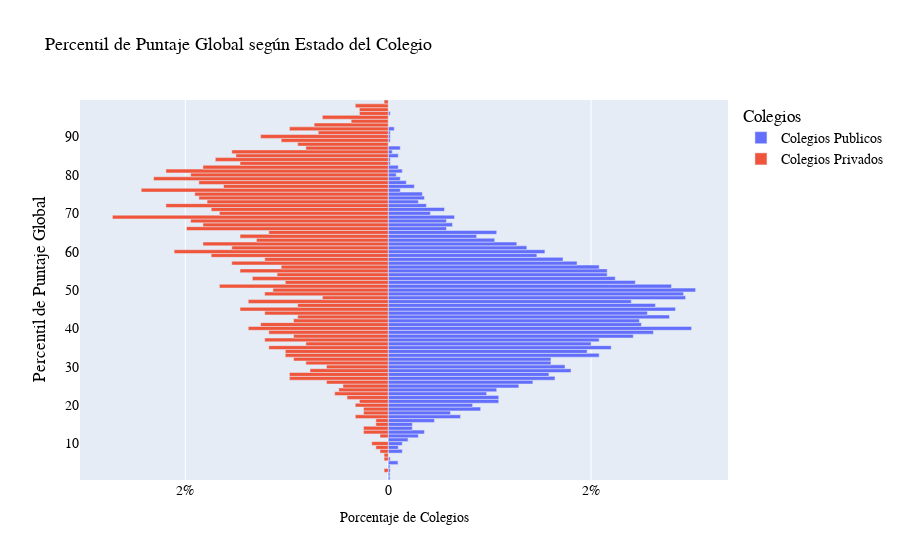

Notebook code cell kept with this figure:
### Code cell
import plotly.graph_objects as gp

puntaje = pyramid_data['PERCENTIL_GLOBAL']
x_publico = pyramid_data['pub_perc']
x_privado = pyramid_data['pri_perc'] * -1


# Creating instance of the figure
fig = gp.Figure()
  
# Adding cole_publico data to the figure
fig.add_trace(gp.Bar(y= puntaje, x = x_publico, 
                     name = 'Colegios Publicos', 
                     orientation = 'h'))
  
# Adding cole_privado data to the figure
fig.add_trace(gp.Bar(y = puntaje, x = x_privado,
                     name = 'Colegios Privados', orientation = 'h'))
  
# Updating the layout for our graph
fig.update_layout(title = 'Percentil de Puntaje Global según Estado del Colegio',
                 title_font_size = 18, barmode = 'relative',
                 bargap = 0.0, bargroupgap = 0,
                 xaxis = dict(tickvals = [-10, -8, -6, -4, -2,
                                          0, 2, 4, 6, 8, 10],
                                
                              ticktext = ['10%', '8%', '6%', '4%', '2%', '0', 
                                          '2%', '4%', '6%', '8%', '10%'],
                                
                              title = 'Porcentaje de Colegios',
                              title_font_size = 14)
                 )

fig.update_layout(
    yaxis_title="Percentil de Puntaje Global",
    legend_title="Colegios",
    font=dict(
        family="Arial",
        size=14,
        color="Black")
)

fig.show()

### Figure 1 — Plotly figure (JSON) as saved in the notebook; plotly's stock layout.template omitted (floating-point values rounded to 4 significant figures)
{"data": [{"name": "Colegios Publicos", "orientation": "h", "type": "bar", "x": [0.01981, 0.01981, 0.01981, 0.01981, 0.09903, 0.01981, 0, 0.1386, 0.09903, 0.1386, 0.1981, 0.2971, 0.3565, 0.2377, 0.2377, 0.4555, 0.713, 0.614, 0.9111, 0.8318, 1.089, 1.089, 0.9705, 1.07, 1.287, 1.426, 1.644, 1.584, 1.802, 1.743, 1.604, 1.604, 2.08, 1.961, 2.198, 2.0, 2.08, 2.416, 2.614, 2.991, 2.496, 2.476, 2.773, 2.555, 2.832, 2.634, 2.397, 2.931, 2.911, 3.03, 2.793, 2.436, 2.238, 2.159, 2.159, 2.08, 1.862, 1.723, 1.466, 1.545, 1.367, 1.268, 1.05, 0.8715, 1.07, 0.5744, 0.6338, 0.5744, 0.6536, 0.4159, 0.5546, 0.3763, 0.2971, 0.3565, 0.3367, 0.1188, 0.2575, 0.1783, 0.1188, 0.07922, 0.1386, 0.09903, 0.01981, 0.01981, 0.09903, 0.03961, 0.1188, 0, 0.01981, 0.01981, 0.01981, 0.05942, 0, 0, 0, 0.01981, 0, 0, 0], "y": [1, 2, 3, 4, 5, 6, 7, 8, 9, 10, 11, 12, 13, 14, 15, 16, 17, 18, 19, 20, 21, 22, 23, 24, 25, 26, 27, 28, 29, 30, 31, 32, 33, 34, 35, 36, 37, 38, 39, 40, 41, 42, 43, 44, 45, 46, 47, 48, 49, 50, 51, 52, 53, 54, 55, 56, 57, 58, 59, 60, 61, 62, 63, 64, 65, 66, 67, 68, 69, 70, 71, 72, 73, 74, 75, 76, 77, 78, 79, 80, 81, 82, 83, 84, 85, 86, 87, 88, 89, 90, 91, 92, 93, 94, 95, 96, 97, 98, 99]}, {"name": "Colegios Privados", "orientation": "h", "type": "bar", "x": [0, 0, -0.04058, 0, 0, -0.04058, -0.04058, -0.08117, -0.1218, -0.1623, 0, -0.08117, -0.2435, -0.2435, -0.1218, -0.1218, -0.3247, -0.2435, -0.2435, -0.3247, -0.2841, -0.4058, -0.5276, -0.487, -0.4464, -0.6088, -0.974, -0.974, -0.7711, -0.6088, -0.8117, -0.9334, -1.015, -1.015, -1.177, -0.8117, -1.218, -0.9334, -1.177, -1.38, -1.258, -0.9334, -0.8929, -1.218, -1.461, -0.8929, -1.38, -0.6494, -1.218, -1.136, -1.664, -1.015, -1.339, -1.096, -1.461, -1.055, -1.542, -1.218, -1.745, -2.11, -1.542, -1.826, -1.299, -1.461, -1.177, -1.989, -1.826, -1.948, -2.719, -1.664, -1.745, -2.192, -1.786, -1.867, -1.907, -2.435, -1.623, -1.867, -2.313, -1.948, -2.192, -1.826, -1.461, -1.705, -1.502, -1.542, -0.8117, -0.8929, -1.055, -1.258, -0.6899, -0.974, -0.7305, -0.3653, -0.6494, -0.2841, -0.2841, -0.3247, -0.04058], "y": [1, 2, 3, 4, 5, 6, 7, 8, 9, 10, 11, 12, 13, 14, 15, 16, 17, 18, 19, 20, 21, 22, 23, 24, 25, 26, 27, 28, 29, 30, 31, 32, 33, 34, 35, 36, 37, 38, 39, 40, 41, 42, 43, 44, 45, 46, 47, 48, 49, 50, 51, 52, 53, 54, 55, 56, 57, 58, 59, 60, 61, 62, 63, 64, 65, 66, 67, 68, 69, 70, 71, 72, 73, 74, 75, 76, 77, 78, 79, 80, 81, 82, 83, 84, 85, 86, 87, 88, 89, 90, 91, 92, 93, 94, 95, 96, 97, 98, 99]}], "layout": {"bargap": 0, "bargroupgap": 0, "barmode": "relative", "font": {"color": "Black", "family": "Arial", "size": 14}, "legend": {"title": {"text": "Colegios"}}, "title": {"font": {"size": 18}, "text": "Percentil de Puntaje Global según Estado del Colegio"}, "xaxis": {"ticktext": ["10%", "8%", "6%", "4%", "2%", "0", "2%", "4%", "6%", "8%", "10%"], "tickvals": [-10, -8, -6, -4, -2, 0, 2, 4, 6, 8, 10], "title": {"font": {"size": 14}, "text": "Porcentaje de Colegios"}}, "yaxis": {"title": {"text": "Percentil de Puntaje Global"}}}}
